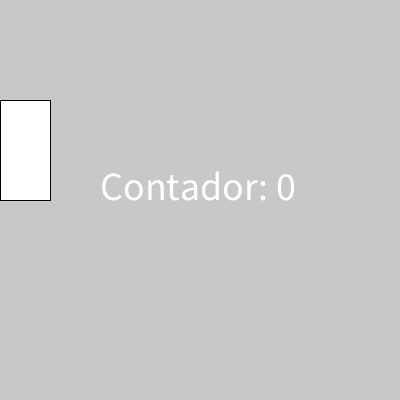
Frame 1 (no input)
Frame 60 (the mouse pressed at the canvas centre just before this capture): identical to frame 1, image omitted
Frame 120 (the mouse held since frame 60 and released just before this capture): identical to frame 1, image omitted

The Processing sketch that drew this single still picture (run headless with seeded random() and noise(); from frame 60 on, the mouse is pressed at the canvas centre):

// Processing sketch: if_anidado_2
// ── if_anidado_2.pde
int contador;

void setup() {
  size(400, 400);
  textSize(40);
}

void draw() {
  background(200);

  //line(width/3,0,width/3,height);
  //line((width/3) * 2,0,(width/3) * 2,height);

  rect(0, 100, 50, 100);

  text("Contador: " + contador, 100, 200);
}

void mouseClicked() {
  if (mouseX < 50) {
    if (mouseY > 100) {
      if (mouseY < 200) {
        contador++;
      }
    }
  }
}
